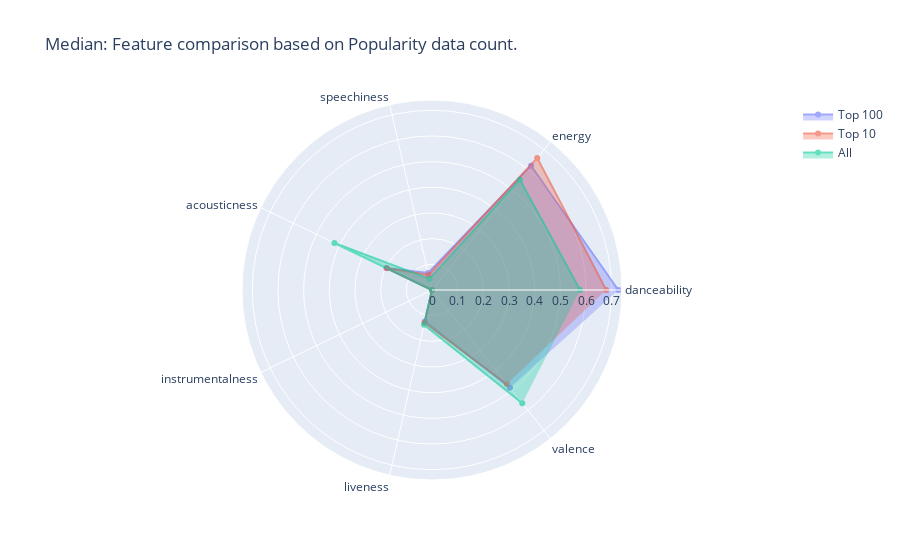

The code cell stored with this chart in its notebook:
### Code cell
feature.TopDataByCount(show=True)

### Figure 1 — Plotly figure (JSON) as saved in the notebook; plotly's stock layout.template omitted (floating-point values rounded to 4 significant figures)
{"data": [{"fill": "toself", "name": "Top 100", "opacity": 0.6, "r": [0.7255, 0.619, 0.06795, 0.197, 0, 0.1255, 0.487], "theta": ["danceability", "energy", "speechiness", "acousticness", "instrumentalness", "liveness", "valence"], "type": "scatterpolar"}, {"fill": "toself", "name": "Top 10", "opacity": 0.6, "r": [0.6785, 0.6575, 0.06005, 0.195, 6.2e-06, 0.131, 0.468], "theta": ["danceability", "energy", "speechiness", "acousticness", "instrumentalness", "liveness", "valence"], "type": "scatterpolar"}, {"fill": "toself", "name": "All", "opacity": 0.6, "r": [0.577, 0.549, 0.0443, 0.422, 2.45e-05, 0.139, 0.564], "theta": ["danceability", "energy", "speechiness", "acousticness", "instrumentalness", "liveness", "valence"], "type": "scatterpolar"}], "layout": {"polar": {"radialaxis": {"visible": true}}, "showlegend": true, "title": {"text": "Median: Feature comparison based on Popularity data count."}}}
